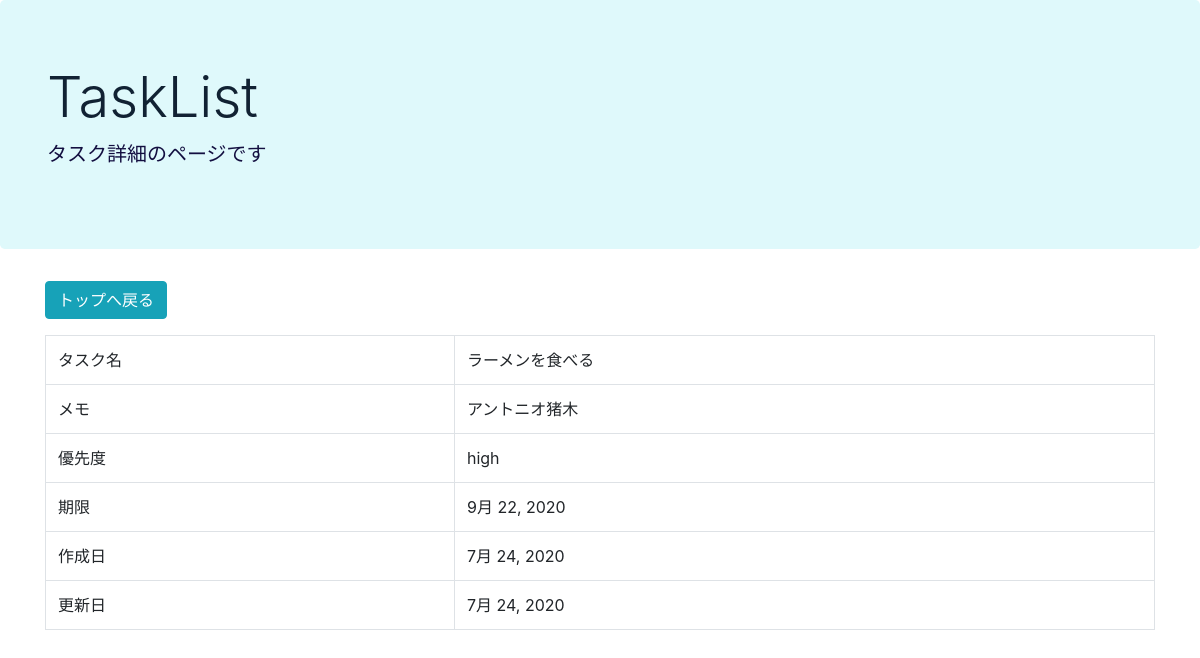
Screenshot of /detail/10 with the database file from the repository.
### taskapp/models.py (models this page shows, shortened)
class TodoModel(models.Model):
    title = models.CharField(verbose_name = 'タスク名', max_length=100)
    memo = models.TextField(verbose_name = 'メモ', blank=True)
    priority = models.CharField(
        verbose_name = '優先度',
        max_length = 50,
        choices = PRIORITY
    )
    duedate = models.DateField(verbose_name = '期限')
    created_at = models.DateField(auto_now_add=True)
    updated_at = models.DateField(auto_now=True)

### taskapp/views.py (the view)
# urls.py: path('detail/<int:pk>', TaskDetail.as_view(), name='detail'),
class TaskDetail(DetailView):
    template_name = 'detail.html'
    model = TodoModel

### templates/detail.html
{% extends 'base.html' %}
{% load static %}
{% block header %}
<p class="lead">タスク詳細のページです</p>
{% endblock header%}
{% block content %}
<div class="container">
<p>
    <a href="{% url 'top' %}" class="btn btn-info" tabindex="-1" role="button" aria-disabled="true">トップへ戻る</a>
</p>
<table class="table table-bordered">
    <tr>
        <td>タスク名</td>
        <td>{{ object.title }}</td>
    </tr>
    <tr>
        <td>メモ</td>
        <td>{{ object.memo }}</td>
    </tr>
    <tr>
        <td>優先度</td>
        <td>{{ object.get_priority_display }}</td>
    </tr>
    <tr>
        <td>期限</td>
        <td>{{ object.duedate }}</td>
    </tr>
    <tr>
        <td>作成日</td>
        <td>{{ object.created_at }}</td>
    </tr>
    <tr>
        <td>更新日</td>
        <td>{{ object.updated_at }}</td>
    </tr>
</table>
</div>
{% endblock content %}

### static/taskapp.css (style rules this page uses)
body { background-color: #FFFFFF; }
a { color: #112233; }
p.lead { color: #130f40; }

### rows the page displays
TodoModel: title "ラーメンを食べる", memo "アントニオ猪木", priority "high", duedate "9月 22, 2020", created_at "7月 24, 2020", updated_at "7月 24, 2020"
